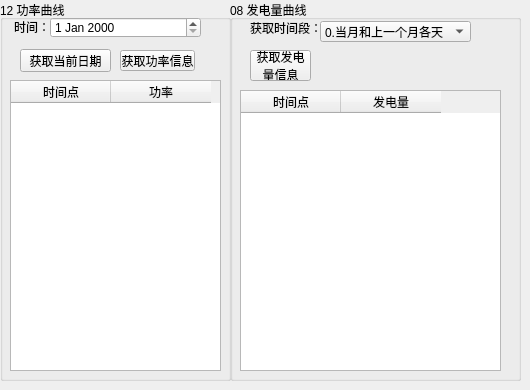
    <widget class="QWidget" name="tab_3">
     <attribute name="title">
      <string>功率、发电量曲线</string>
     </attribute>
     <widget class="QGroupBox" name="groupBox_22">
      <property name="geometry">
       <rect>
        <x>0</x>
        <y>0</y>
        <width>231</width>
        <height>381</height>
       </rect>
      </property>
      <property name="title">
       <string>12 功率曲线</string>
      </property>
      <widget class="QPushButton" name="btn_getPower">
       <property name="geometry">
        <rect>
         <x>120</x>
         <y>50</y>
         <width>75</width>
         <height>21</height>
        </rect>
       </property>
       <property name="text">
        <string>获取功率信息</string>
       </property>
      </widget>
      <widget class="QTableWidget" name="tableWidget_Power">
       <property name="geometry">
        <rect>
         <x>10</x>
         <y>80</y>
         <width>211</width>
         <height>291</height>
        </rect>
       </property>
       <column>
        <property name="text">
         <string>时间点</string>
        </property>
       </column>
       <column>
        <property name="text">
         <string>功率</string>
        </property>
       </column>
      </widget>
      <widget class="QLabel" name="label_67">
       <property name="geometry">
        <rect>
         <x>14</x>
         <y>16</y>
         <width>31</width>
         <height>21</height>
        </rect>
       </property>
       <property name="text">
        <string>时间：</string>
       </property>
      </widget>
      <widget class="QDateEdit" name="dateEdit">
       <property name="geometry">
        <rect>
         <x>50</x>
         <y>17</y>
         <width>151</width>
         <height>21</height>
        </rect>
       </property>
      </widget>
      <widget class="QPushButton" name="btn_getDate">
       <property name="geometry">
        <rect>
         <x>20</x>
         <y>49</y>
         <width>91</width>
         <height>23</height>
        </rect>
       </property>
       <property name="text">
        <string>获取当前日期</string>
       </property>
      </widget>
     </widget>
     <widget class="QGroupBox" name="groupBox_23">
      <property name="geometry">
       <rect>
        <x>230</x>
        <y>0</y>
        <width>291</width>
        <height>381</height>
       </rect>
      </property>
      <property name="title">
       <string>08 发电量曲线</string>
      </property>
      <widget class="QTableWidget" name="tableWidget_Energy">
       <property name="geometry">
        <rect>
         <x>10</x>
         <y>90</y>
         <width>261</width>
         <height>281</height>
        </rect>
       </property>
       <column>
        <property name="text">
         <string>时间点</string>
        </property>
       </column>
       <column>
        <property name="text">
         <string>发电量</string>
        </property>
       </column>
      </widget>
      <widget class="QPushButton" name="btn_getEnergy">
       <property name="geometry">
        <rect>
         <x>20</x>
         <y>50</y>
         <width>61</width>
         <height>31</height>
        </rect>
       </property>
       <property name="text">
        <string>获取发电
量信息</string>
       </property>
      </widget>
      <widget class="QLabel" name="label_68">
       <property name="geometry">
        <rect>
         <x>20</x>
         <y>20</y>
         <width>71</width>
         <height>16</height>
        </rect>
       </property>
       <property name="text">
        <string>获取时间段：</string>
       </property>
      </widget>
      <widget class="QComboBox" name="comboBox">
       <property name="geometry">
        <rect>
         <x>90</x>
         <y>21</y>
         <width>151</width>
         <height>21</height>
        </rect>
       </property>
       <item>
        <property name="text">
         <string>0.当月和上一个月各天</string>
        </property>
       </item>
       <item>
        <property name="text">
         <string>1.当年和前一年的各月</string>
        </property>
       </item>
       <item>
        <property name="text">
         <string>2.历史上各年发电量</string>
        </property>
       </item>
      </widget>
     </widget>
    </widget>
